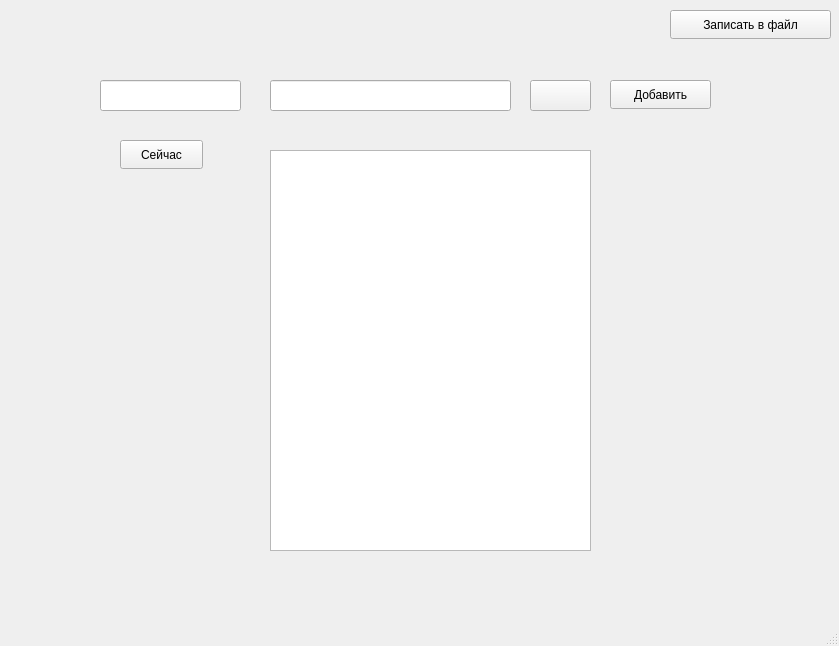
<?xml version="1.0" encoding="UTF-8"?>
<ui version="4.0">
 <class>MainWindow</class>
 <widget class="QMainWindow" name="MainWindow">
  <property name="geometry">
   <rect>
    <x>0</x>
    <y>0</y>
    <width>839</width>
    <height>646</height>
   </rect>
  </property>
  <property name="windowTitle">
   <string>MainWindow</string>
  </property>
  <widget class="QWidget" name="centralwidget">
   <widget class="QLineEdit" name="cur_income">
    <property name="geometry">
     <rect>
      <x>270</x>
      <y>80</y>
      <width>241</width>
      <height>31</height>
     </rect>
    </property>
   </widget>
   <widget class="QLineEdit" name="time_line">
    <property name="geometry">
     <rect>
      <x>100</x>
      <y>80</y>
      <width>141</width>
      <height>31</height>
     </rect>
    </property>
   </widget>
   <widget class="QPushButton" name="time_button">
    <property name="geometry">
     <rect>
      <x>120</x>
      <y>140</y>
      <width>83</width>
      <height>29</height>
     </rect>
    </property>
    <property name="text">
     <string>Сейчас</string>
    </property>
   </widget>
   <widget class="QPushButton" name="add_button">
    <property name="geometry">
     <rect>
      <x>610</x>
      <y>80</y>
      <width>101</width>
      <height>29</height>
     </rect>
    </property>
    <property name="text">
     <string>Добавить</string>
    </property>
   </widget>
   <widget class="QPushButton" name="write_to_file">
    <property name="geometry">
     <rect>
      <x>670</x>
      <y>10</y>
      <width>161</width>
      <height>29</height>
     </rect>
    </property>
    <property name="text">
     <string>Записать в файл</string>
    </property>
   </widget>
   <widget class="QListWidget" name="listWidget">
    <property name="geometry">
     <rect>
      <x>270</x>
      <y>150</y>
      <width>321</width>
      <height>401</height>
     </rect>
    </property>
   </widget>
   <widget class="QPushButton" name="color">
    <property name="geometry">
     <rect>
      <x>530</x>
      <y>80</y>
      <width>61</width>
      <height>31</height>
     </rect>
    </property>
    <property name="text">
     <string/>
    </property>
   </widget>
  </widget>
  <widget class="QMenuBar" name="menubar">
   <property name="geometry">
    <rect>
     <x>0</x>
     <y>0</y>
     <width>839</width>
     <height>25</height>
    </rect>
   </property>
  </widget>
  <widget class="QStatusBar" name="statusbar"/>
 </widget>
 <resources/>
 <connections/>
</ui>
